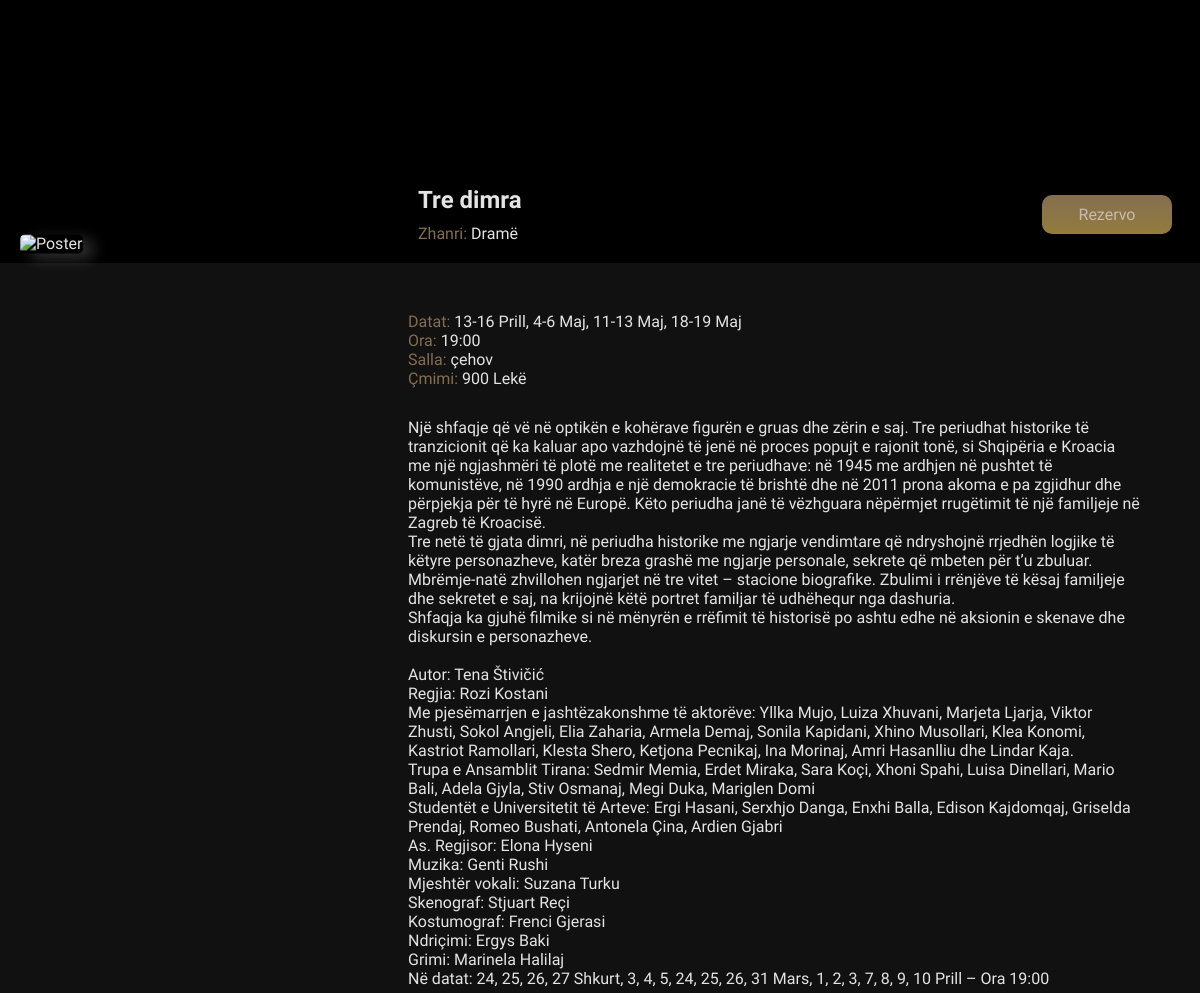
The page /views/client/shows/show_details.php?id=12 (middle part) on the database as committed earlier.
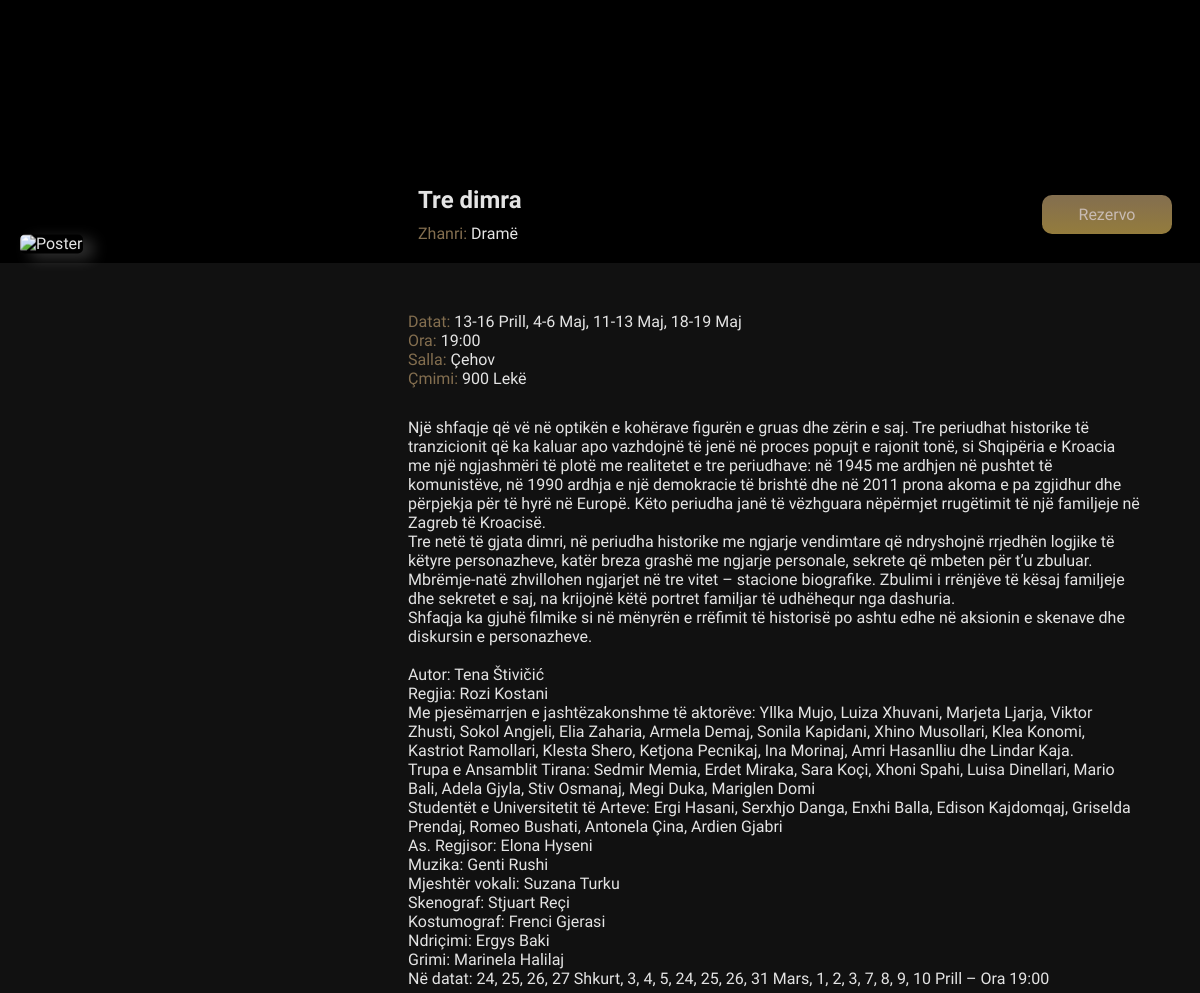
The same page on the database as committed later.
### tables this page shows
CREATE TABLE `shows` (
  `id` int(11) NOT NULL,
  `title` varchar(255) NOT NULL,
  `description` text DEFAULT NULL,
  `time` time NOT NULL,
  `hall` varchar(50) NOT NULL,
  `genre_id` int(11) NOT NULL,
  `poster` varchar(255) NOT NULL,
  `trailer` varchar(255) NOT NULL,
  `price` int(11) NOT NULL,
  `validity_days` int(11) NOT NULL DEFAULT 2
);

CREATE TABLE `genres` (
  `id` int(11) NOT NULL,
  `genre_name` varchar(50) NOT NULL
);

### includes/functions.php (called while the page is built, shortened)
<?php
function groupDates($dates): array {
    $grouped = [];
    $start = $end = new DateTime($dates[0]);
    for ($i = 1; $i < count($dates); $i++) {
        $current = new DateTime($dates[$i]);
        $diff = (int)$end->diff($current)->format("%a");
        if ($diff === 1) {
            $end = $current;
        } else {
            $grouped[] = formatDateRange($start, $end);
            $start = $end = $current;
        }
    }
    $grouped[] = formatDateRange($start, $end);
    return $grouped;
}
function formatDateRange($start, $end): string {
    $muajiStart = muajiNeShqip($start->format('M'));
    $muajiEnd = muajiNeShqip($end->format('M'));
    if ($start == $end) {
        return $start->format('j') . " " . $muajiStart;
    } elseif ($muajiStart === $muajiEnd) {
        return $start->format('j') . "-" . $end->format('j') . " " . $muajiStart;
    } else {
        return $start->format('j') . " " . $muajiStart . " - " . $end->format('j') . " " . $muajiEnd;
    }
}
function muajiNeShqip($muajiAnglisht): string {
    $muajt = [
        'Jan' => 'Janar', 'Feb' => 'Shkurt', 'Mar' => 'Mars',
        'Apr' => 'Prill', 'May' => 'Maj', 'Jun' => 'Qershor',
        'Jul' => 'Korrik', 'Aug' => 'Gusht', 'Sep' => 'Shtator',
        'Oct' => 'Tetor', 'Nov' => 'Nëntor', 'Dec' => 'Dhjetor'
    ];
    return $muajt[$muajiAnglisht] ?? $muajiAnglisht;
}

### views/client/shows/show_details.php (the view, shortened to what this page needs)
<?php
require $_SERVER['DOCUMENT_ROOT'] . '/biletaria_online/auth/auth.php';
require $_SERVER['DOCUMENT_ROOT'] . '/biletaria_online/includes/functions.php';
?>
<?php
$show_id = intval($_GET['id']);
$query = "SELECT s.*, g.genre_name
          FROM shows s
          JOIN genres g ON g.id = s.genre_id
          WHERE s.id = ?";
$stmt = $conn->prepare($query);
$stmt->bind_param("i", $show_id);
$stmt->execute();
$result = $stmt->get_result();
$show = $result->fetch_assoc();
$datesQuery = $conn->prepare("SELECT show_date FROM show_dates WHERE show_id = ? ORDER BY show_date ASC");
$datesQuery->bind_param("i", $show['id']);
$datesQuery->execute();
$datesResult = $datesQuery->get_result();
$dates = [];
while ($row = $datesResult->fetch_assoc()) {
    $dates[] = $row['show_date'];
}
$groupedDates = groupDates($dates);
?>
<!DOCTYPE html>
<html lang="sq">
<head>
    <?php require $_SERVER['DOCUMENT_ROOT'] . '/biletaria_online/includes/header.php'; ?>
</head>
<body>
    <div class="video-container">
        <div id="cover"></div>
        <div class="overlay">
            <div class="show-poster">
                <img src="../../../includes/get_image.php?show_id=<?php echo $show['id']; ?>" alt="Poster">
            </div>
            <div class="show-reserve">
                <div>
                    <h3><?php echo htmlspecialchars($show['title']); ?></h3>
                    <p><span>Zhanri: </span><?php echo htmlspecialchars($show['genre_name']); ?></p>
                </div>
                <button onclick="redirectTo('../reserve.php?show_id=<?php echo $show['id']; ?>')">Rezervo</button>
            </div>
        </div>
    </div>
    <div class="show-container">
        <div class="show-info">
            <p><span>Datat: </span><?php echo implode(', ', $groupedDates) ?></p>
            <p><span>Ora: </span><?php echo date('H:i', strtotime($show['time'])); ?></p>
            <p><span>Salla: </span><?php echo htmlspecialchars($show['hall']); ?></p>
            <p><span>Çmimi: </span><?php echo htmlspecialchars($show['price']); ?> Lekë</p>
        </div>
        <div class="show-content">
            <p><?php echo nl2br(htmlspecialchars($show['description'])); ?></p>
        </div>
    </div>
</body>
</html>

Rows that differ between the two databases and show on the page:
changed shows "Tre dimra": hall "çehov" → "Çehov"
